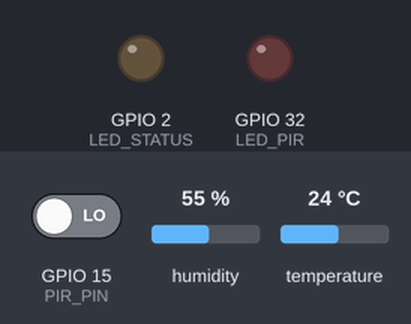
A program run on a simulated ESP32. Shown: output pins drawn as LEDs (lit = HIGH). Dashed ring = blinking. The inputs (shaded band) are chosen by the test bench; at power-on: GPIO 15 (PIR_PIN) LOW, humidity 55 %, temperature 24 °C. WiFi joins after 1.5 s; servers stay silent unless stated; uploads are accepted with an empty reply; what the program prints to the serial monitor is not drawn.

Above: at 0.0 s.
At 3.7 s:
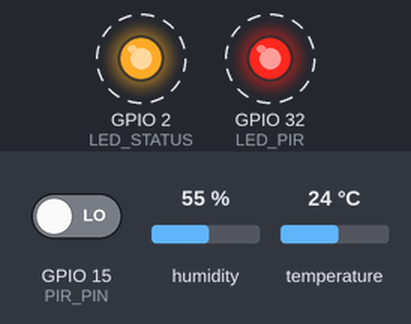
3.8 s: GPIO 15 (PIR_PIN) driven HIGH
Timing chart, 0 to 20.0 s (numbered marks = the images above; inputs shaded):
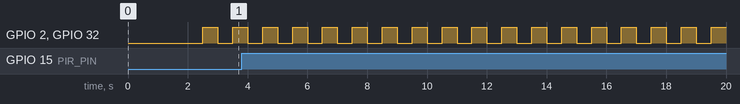

Measured:
- by itself, GPIO 2 (LED_STATUS), GPIO 32 (LED_PIR): alternates HIGH for 0.50 s and LOW for 0.50 s

The program:

main.cpp
```cpp
// Refactored for FreeRTOS multitasking: Task 1 (blink LED), Task 2 (read DHT22 & PIR), Task 3 (send data to server)
#include <Arduino.h>

#include <DHTesp.h>
#include <WiFi.h>
#include <HTTPClient.h>
#include <ArduinoJson.h>


// Pin mapping for Wokwi simulation
#define DHT_PIN     13      // DHT22 data pin connected to GPIO13
#define PIR_PIN     15      // PIR OUT pin connected to GPIO15
#define LED_PIR     32      // LED for PIR, connected to GPIO32 (see diagram.json)
#define LED_STATUS  2       // Status LED, connected to GPIO2 (see diagram.json)

const char* ssid = "Wokwi-GUEST";
const char* password = "";
String serverName = "https://postman-echo.com/post";


DHTesp dht;

// Shared sensor data
float g_temperature = 0;
float g_humidity = 0;
int g_motion = 0;
SemaphoreHandle_t xSensorDataMutex;

// Task handles (optional)
TaskHandle_t blinkTaskHandle = NULL;
TaskHandle_t sensorTaskHandle = NULL;
TaskHandle_t sendTaskHandle = NULL;

// Task 1: Blink LED (blink both GPIO2 and GPIO32 for Wokwi compatibility)
void TaskBlink(void *pvParameters) {
  (void) pvParameters;
  pinMode(LED_STATUS, OUTPUT);
  pinMode(LED_PIR, OUTPUT); // Also blink LED_PIR for Wokwi
  while (1) {
    digitalWrite(LED_STATUS, HIGH);
    digitalWrite(LED_PIR, HIGH); // Blink both
    vTaskDelay(500 / portTICK_PERIOD_MS);
    digitalWrite(LED_STATUS, LOW);
    digitalWrite(LED_PIR, LOW);
    vTaskDelay(500 / portTICK_PERIOD_MS);
  }
}

// Task 2: Read DHT22 & PIR (do not control LED_PIR here to avoid conflict with blink task)
void TaskSensorRead(void *pvParameters) {
  (void) pvParameters;
  pinMode(PIR_PIN, INPUT);
  // pinMode(LED_PIR, OUTPUT); // Already set in blink task
  dht.setup(DHT_PIN, DHTesp::DHT22);
  while (1) {
    TempAndHumidity data = dht.getTempAndHumidity();
    int motion = digitalRead(PIR_PIN);
    // Do not control LED_PIR here
    if (!isnan(data.temperature) && !isnan(data.humidity)) {
      if (xSensorDataMutex != NULL && xSemaphoreTake(xSensorDataMutex, (TickType_t)10) == pdTRUE) {
        g_temperature = data.temperature;
        g_humidity = data.humidity;
        g_motion = motion;
        xSemaphoreGive(xSensorDataMutex);
      }
      Serial.printf("[SENSOR] Temp: %.1f*C | Humidity: %.1f%%\n", data.temperature, data.humidity);
    } else {
      Serial.println("[SENSOR][ERROR] DHT22 read failed!");
    }
    Serial.printf("[SENSOR] PIR Motion: %s\n", motion ? "DETECTED" : "NONE");
    vTaskDelay(5000 / portTICK_PERIOD_MS); // 5 seconds
  }
}

// Task 3: Send sensor data to server using HTTP POST (JSON)
void TaskSendingData(void *pvParameters) {
  (void) pvParameters;
  // Wait for WiFi connection
  while (WiFi.status() != WL_CONNECTED) {
    Serial.println("[SEND] Waiting for WiFi connection...");
    vTaskDelay(500 / portTICK_PERIOD_MS);
  }
  while (1) {
    float temp = 0, hum = 0;
    int motion = 0;
    if (xSensorDataMutex != NULL && xSemaphoreTake(xSensorDataMutex, (TickType_t)10) == pdTRUE) {
      temp = g_temperature;
      hum = g_humidity;
      motion = g_motion;
      xSemaphoreGive(xSensorDataMutex);
    }
    if (WiFi.status() == WL_CONNECTED) {
      HTTPClient http;
      http.begin(serverName);
      http.addHeader("Content-Type", "application/json");
      // Prepare JSON
      StaticJsonDocument<200> doc;
      doc["temp"] = temp;
      doc["humid"] = hum;
      doc["motion"] = motion;
      String httpRequestData;
      serializeJson(doc, httpRequestData);
      Serial.println(httpRequestData);
      int httpResponseCode = http.POST(httpRequestData);
      if (httpResponseCode > 0) {
        Serial.print("HTTP Response code: "); Serial.println(httpResponseCode);
        String payload = http.getString();
        Serial.println(payload);
      } else {
        Serial.print("Error code: "); Serial.println(httpResponseCode);
      }
      http.end();
    } else {
      Serial.println("WiFi Disconnected");
    }
    vTaskDelay(3000 / portTICK_PERIOD_MS); // 3 seconds
  }
}

void setup() {
  Serial.begin(115200);
  delay(1000);
  Serial.println("ESP32 FreeRTOS Multi-tasking Example");

  // WiFi setup
  Serial.print("Connecting to WiFi");
  WiFi.begin(ssid, password);
  while (WiFi.status() != WL_CONNECTED) {
    delay(100);
    Serial.print(".");
  }
  Serial.println(" WiFi Connected!");

  // Mutex for sensor data
  xSensorDataMutex = xSemaphoreCreateMutex();

  // Create tasks
  xTaskCreatePinnedToCore(TaskBlink, "TaskBlink", 1024, NULL, 1, &blinkTaskHandle, 1);
  xTaskCreatePinnedToCore(TaskSensorRead, "TaskSensorRead", 2048, NULL, 2, &sensorTaskHandle, 1);
  xTaskCreatePinnedToCore(TaskSendingData, "TaskSendingData", 8192, NULL, 1, &sendTaskHandle, 1);
}

void loop() {
  // Nothing here, all work is done in tasks
  vTaskDelay(1000 / portTICK_PERIOD_MS);
}
```
